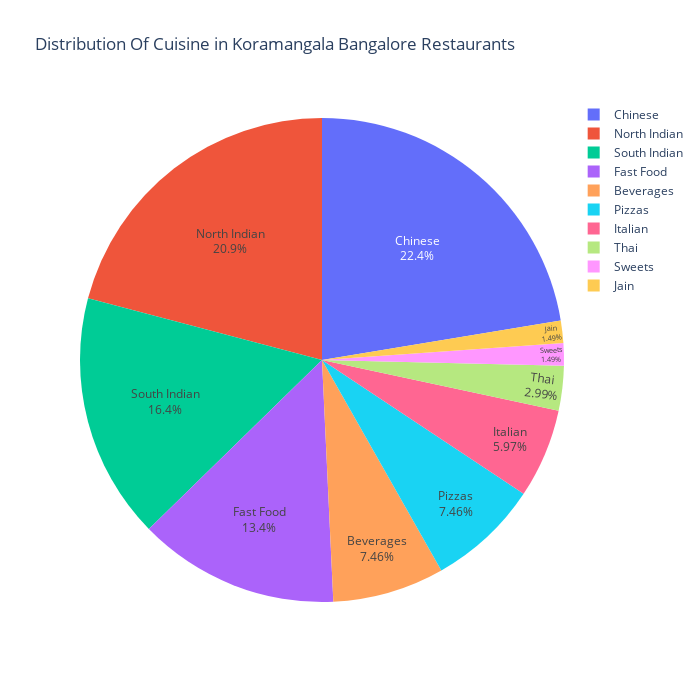

Notebook source saved alongside this figure:
### Code cell
fig=px.pie(
    data_frame=df_Cuisine_Koramangala,names=df_Cuisine_Koramangala['Cuisine'][:10],
    values=df_Cuisine_Koramangala['Count'][:10],
    title='Distribution Of Cuisine in Koramangala Bangalore Restaurants',width=700,height=700)
fig.update_traces(textposition='inside',textinfo='percent+label')
fig.show()

### Figure 1 — Plotly figure (JSON) as saved in the notebook; plotly's stock layout.template omitted (floating-point values rounded to 4 significant figures)
{"data": [{"domain": {"x": [0, 1], "y": [0, 1]}, "hovertemplate": "label=%{label}<br>value=%{value}<extra></extra>", "labels": ["Sweets", "South Indian", "North Indian", "Fast Food", "Beverages", "Jain", "Chinese", "Thai", "Pizzas", "Italian"], "legendgroup": "", "name": "", "showlegend": true, "textinfo": "percent+label", "textposition": "inside", "type": "pie", "values": [1, 11, 14, 9, 5, 1, 15, 2, 5, 4]}], "layout": {"height": 700, "legend": {"tracegroupgap": 0}, "title": {"text": "Distribution Of Cuisine in Koramangala Bangalore Restaurants"}, "width": 700}}
